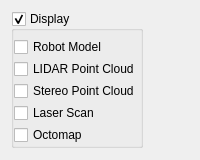
<?xml version="1.0" encoding="UTF-8"?>
<ui version="4.0">
 <class>DisplayOptionsWidget</class>
 <widget class="QWidget" name="DisplayOptionsWidget">
  <property name="geometry">
   <rect>
    <x>0</x>
    <y>0</y>
    <width>200</width>
    <height>160</height>
   </rect>
  </property>
  <property name="maximumSize">
   <size>
    <width>16777215</width>
    <height>160</height>
   </size>
  </property>
  <property name="windowTitle">
   <string>DisplayOptionsWidget</string>
  </property>
  <layout class="QVBoxLayout" name="verticalLayout">
   <item>
    <widget class="QGroupBox" name="groupBox_3">
     <property name="sizePolicy">
      <sizepolicy hsizetype="Maximum" vsizetype="Maximum">
       <horstretch>0</horstretch>
       <verstretch>0</verstretch>
      </sizepolicy>
     </property>
     <property name="title">
      <string>Display</string>
     </property>
     <property name="checkable">
      <bool>true</bool>
     </property>
     <layout class="QVBoxLayout" name="verticalLayout_3">
      <property name="spacing">
       <number>2</number>
      </property>
      <property name="leftMargin">
       <number>0</number>
      </property>
      <property name="topMargin">
       <number>6</number>
      </property>
      <property name="rightMargin">
       <number>0</number>
      </property>
      <property name="bottomMargin">
       <number>0</number>
      </property>
      <item>
       <widget class="QCheckBox" name="robot_model">
        <property name="text">
         <string>Robot Model</string>
        </property>
        <property name="checked">
         <bool>false</bool>
        </property>
       </widget>
      </item>
      <item>
       <widget class="QCheckBox" name="lidar_point_cloud">
        <property name="text">
         <string>LIDAR Point Cloud</string>
        </property>
        <property name="checked">
         <bool>false</bool>
        </property>
       </widget>
      </item>
      <item>
       <widget class="QCheckBox" name="stereo_point_cloud">
        <property name="text">
         <string>Stereo Point Cloud</string>
        </property>
        <property name="checked">
         <bool>false</bool>
        </property>
       </widget>
      </item>
      <item>
       <widget class="QCheckBox" name="laser_scan">
        <property name="text">
         <string>Laser Scan</string>
        </property>
        <property name="checked">
         <bool>false</bool>
        </property>
       </widget>
      </item>
      <item>
       <widget class="QCheckBox" name="octomap">
        <property name="text">
         <string>Octomap</string>
        </property>
        <property name="checked">
         <bool>false</bool>
        </property>
       </widget>
      </item>
     </layout>
    </widget>
   </item>
  </layout>
 </widget>
 <layoutdefault spacing="6" margin="11"/>
 <resources/>
 <connections/>
 <slots>
  <slot>treeItemChanged(QTreeWidgetItem*,QTreeWidgetItem*)</slot>
  <slot>insertButtonPressed()</slot>
 </slots>
</ui>
